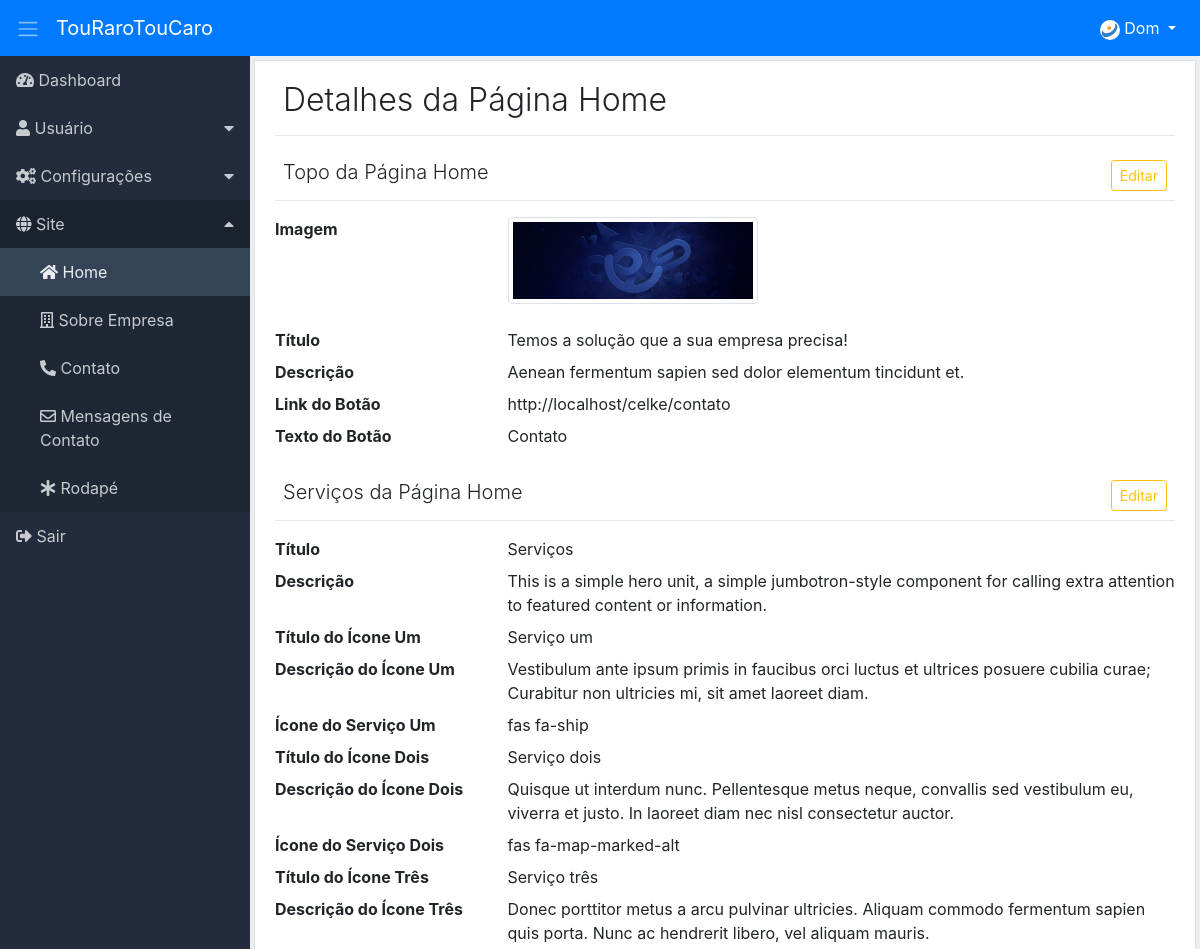
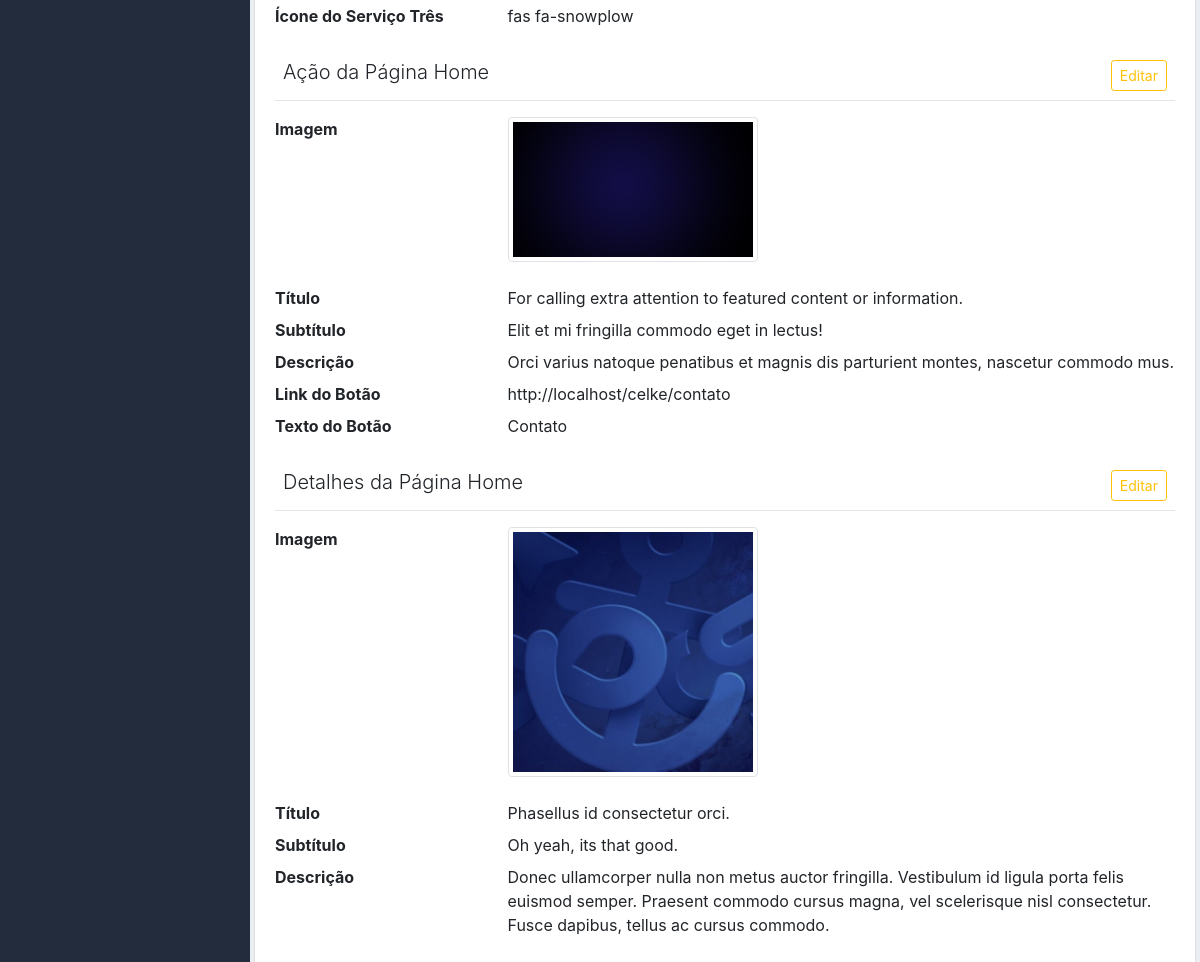
The app's page /adm/view-page-home/index (signed in) with its own data (2 pictures, top to bottom).
### tables this page shows
CREATE TABLE IF NOT EXISTS `sts_homes_tops` (
  `id` int NOT NULL AUTO_INCREMENT,
  `title_top` varchar(220) NOT NULL,
  `description_top` varchar(220) NOT NULL,
  `link_btn_top` varchar(220) NOT NULL,
  `txt_btn_top` varchar(44) NOT NULL,
  `image` varchar(220) NOT NULL,
  `created` datetime NOT NULL,
  `modified` datetime DEFAULT NULL,
  PRIMARY KEY (`id`)
);

CREATE TABLE IF NOT EXISTS `sts_homes_servs` (
  `id` int NOT NULL AUTO_INCREMENT,
  `title_serv` varchar(220) NOT NULL,
  `description_serv` varchar(220) NOT NULL,
  `icone_um_serv` varchar(44) NOT NULL,
  `titulo_um_serv` varchar(44) NOT NULL,
  `description_um_serv` varchar(220) NOT NULL,
  `icone_dois_serv` varchar(44) NOT NULL,
  `titulo_dois_serv` varchar(44) NOT NULL,
  `description_dois_serv` varchar(220) NOT NULL,
  `icone_tres_serv` varchar(44) NOT NULL,
  `titulo_tres_serv` varchar(44) NOT NULL,
  `description_tres_serv` varchar(220) NOT NULL,
  `created` datetime NOT NULL,
  `modified` datetime DEFAULT NULL,
  PRIMARY KEY (`id`)
);

CREATE TABLE IF NOT EXISTS `sts_homes_actions` (
  `id` int NOT NULL AUTO_INCREMENT,
  `title_action` varchar(220) NOT NULL,
  `subtitle_action` varchar(220) NOT NULL,
  `description_action` varchar(220) NOT NULL,
  `link_btn_action` varchar(220) NOT NULL,
  `txt_btn_action` varchar(40) NOT NULL,
  `image` varchar(220) NOT NULL,
  `created` datetime NOT NULL,
  `modified` datetime DEFAULT NULL,
  PRIMARY KEY (`id`)
);

CREATE TABLE IF NOT EXISTS `sts_homes_dets` (
  `id` int NOT NULL AUTO_INCREMENT,
  `title_det` varchar(220) NOT NULL,
  `subtitle_det` varchar(220) NOT NULL,
  `description_det` text NOT NULL,
  `image` varchar(220) NOT NULL,
  `created` datetime NOT NULL,
  `modified` datetime DEFAULT NULL,
  PRIMARY KEY (`id`)
);

### adm/app/sts/Views/home/viewHome.php (the view, shortened to what the rows shown need)
<div class="content p-1">
    <div class="list-group-item">
        <div class="d-flex">
            <div class="mr-auto p-2">
                <h2 class="display-4 title">Detalhes da Página Home</h2>
            </div>
        </div>
        <div class="d-flex">
            <div class="mr-auto p-2">
                <h2 class="lead">Topo da Página Home</h2>
            </div>
        </div>
        <?php
        if (!empty($this->dados['viewHomeTop'][0])) {
            extract($this->dados['viewHomeTop'][0]);
            ?>
            <dl class="row">
                <?php
                if (!empty($image) AND (file_exists("app/sts/assets/image/home_top/$image"))) {
                    $image = URLADM . "app/sts/assets/image/home_top/$image";
                } else {
                    $image = URLADM . "app/sts/assets/image/home_top/icon_home_top.png";
                }
                ?>
                <dt class="col-sm-3">Imagem</dt>
                <dd class="col-sm-9 mb-4">
                    <div class="img-edit">
                        <img src="<?php echo $image; ?>" alt="<?php echo $title_top; ?>" class="img-thumbnail view-img-size-sts">
                    </div>
                </dd>
                <dt class="col-sm-3">Título</dt>
                <dd class="col-sm-9"><?php echo $title_top; ?></dd>
                <dt class="col-sm-3">Descrição</dt>
                <dd class="col-sm-9"><?php echo $description_top; ?></dd>
                <dt class="col-sm-3">Link do Botão</dt>
                <dd class="col-sm-9"><?php echo $link_btn_top; ?></dd>
                <dt class="col-sm-3">Texto do Botão</dt>
                <dd class="col-sm-9"><?php echo $txt_btn_top; ?></dd>
            </dl>
            <?php
        }
        ?>
        <div class="d-flex">
            <div class="mr-auto p-2">
                <h2 class="lead">Serviços da Página Home</h2>
            </div>
        </div>
        <?php
        if (!empty($this->dados['viewHomeServ'][0])) {
            extract($this->dados['viewHomeServ'][0]);
            ?>
            <dl class="row">
                <dt class="col-sm-3">Título</dt>
                <dd class="col-sm-9"><?php echo $title_serv; ?></dd>
                <dt class="col-sm-3">Descrição</dt>
                <dd class="col-sm-9"><?php echo $description_serv; ?></dd>
                <dt class="col-sm-3">Título do Ícone Um</dt>
                <dd class="col-sm-9"><?php echo $titulo_um_serv; ?></dd>
                <dt class="col-sm-3">Descrição do Ícone Um</dt>
                <dd class="col-sm-9"><?php echo $description_um_serv; ?></dd>
                <dt class="col-sm-3">Ícone do Serviço Um</dt>
                <dd class="col-sm-9"><?php echo $icone_um_serv; ?></dd>
                <dt class="col-sm-3">Título do Ícone Dois</dt>
                <dd class="col-sm-9"><?php echo $titulo_dois_serv; ?></dd>
                <dt class="col-sm-3">Descrição do Ícone Dois</dt>
                <dd class="col-sm-9"><?php echo $description_dois_serv; ?></dd>
                <dt class="col-sm-3">Ícone do Serviço Dois</dt>
                <dd class="col-sm-9"><?php echo $icone_dois_serv; ?></dd>
                <dt class="col-sm-3">Título do Ícone Três</dt>
                <dd class="col-sm-9"><?php echo $titulo_tres_serv; ?></dd>
                <dt class="col-sm-3">Descrição do Ícone Três</dt>
                <dd class="col-sm-9"><?php echo $description_tres_serv; ?></dd>
                <dt class="col-sm-3">Ícone do Serviço Três</dt>
                <dd class="col-sm-9"><?php echo $icone_tres_serv; ?></dd>
            </dl>
            <?php
        }
        ?>
        <div class="d-flex">
            <div class="mr-auto p-2">
                <h2 class="lead">Ação da Página Home</h2>
            </div>
        </div>
        <?php
        if (!empty($this->dados['viewHomeAction'][0])) {
            extract($this->dados['viewHomeAction'][0]);
            ?>
            <dl class="row">
                <?php
                if (!empty($image) AND (file_exists("app/sts/assets/image/home_action/$image"))) {
                    $image = URLADM . "app/sts/assets/image/home_action/$image";
                } else {
                    $image = URLADM . "app/sts/assets/image/home_action/icon_chamada_acao.png";
                }
                ?>
                <dt class="col-sm-3">Imagem</dt>
                <dd class="col-sm-9 mb-4">
                    <div class="img-edit">
                        <img src="<?php echo $image; ?>" alt="<?php echo $title_action; ?>" class="img-thumbnail view-img-size-sts">
                    </div>
                </dd>
                <dt class="col-sm-3">Título</dt>
                <dd class="col-sm-9"><?php echo $title_action; ?></dd>
                <dt class="col-sm-3">Subtítulo</dt>
                <dd class="col-sm-9"><?php echo $subtitle_action; ?></dd>
                <dt class="col-sm-3">Descrição</dt>
                <dd class="col-sm-9"><?php echo $description_action; ?></dd>
                <dt class="col-sm-3">Link do Botão</dt>
                <dd class="col-sm-9"><?php echo $link_btn_action; ?></dd>
                <dt class="col-sm-3">Texto do Botão</dt>
                <dd class="col-sm-9"><?php echo $txt_btn_action; ?></dd>
            </dl>
            <?php
        }
        ?>
        <div class="d-flex">
            <div class="mr-auto p-2">
                <h2 class="lead">Detalhes da Página Home</h2>
            </div>
        </div>
        <?php
        if (!empty($this->dados['viewHomeDet'][0])) {
            extract($this->dados['viewHomeDet'][0]);
            ?>
            <dl class="row">
                <?php
                if (!empty($image) AND (file_exists("app/sts/assets/image/home_det/$image"))) {
                    $image = URLADM . "app/sts/assets/image/home_det/$image";
                } else {
                    $image = URLADM . "app/sts/assets/image/home_det/icon_detalhes_servico.png";
                }
                ?>
                <dt class="col-sm-3">Imagem</dt>
                <dd class="col-sm-9 mb-4">
                    <div class="img-edit">
                        <img src="<?php echo $image; ?>" alt="<?php echo $title_action; ?>" class="img-thumbnail view-img-size-sts">
                    </div>
                </dd>
                <dt class="col-sm-3">Título</dt>
                <dd class="col-sm-9"><?php echo $title_det; ?></dd>
                <dt class="col-sm-3">Subtítulo</dt>
                <dd class="col-sm-9"><?php echo $subtitle_det; ?></dd>
                <dt class="col-sm-3">Descrição</dt>
                <dd class="col-sm-9"><?php echo $description_det; ?></dd>
            </dl>
            <?php
        }
        ?>
    </div>
</div>

### records on screen
sts_homes_tops: image (picture), title_top "Temos a solução que a sua empresa precisa!", description_top "Aenean fermentum sapien sed dolor elementum tincidunt et.", link_btn_top "http://localhost/celke/contato", txt_btn_top "Contato"
sts_homes_servs: title_serv "Serviços", description_serv "This is a simple hero unit, a simple jumbotron-style component for calling extra attention to featured content or information.", titulo_um_serv "Serviço um", description_um_serv "Vestibulum ante ipsum primis in faucibus orci luctus et ultrices posuere cubilia curae; Curabitur non ultricies mi, sit amet laoreet diam.", icone_um_serv "fas fa-ship", titulo_dois_serv "Serviço dois", description_dois_serv "Quisque ut interdum nunc. Pellentesque metus neque, convallis sed vestibulum eu, viverra et justo. In laoreet diam nec nisl consectetur auctor.", icone_dois_serv "fas fa-map-marked-alt", titulo_tres_serv "Serviço três", description_tres_serv "Donec porttitor metus a arcu pulvinar ultricies. Aliquam commodo fermentum sapien quis porta. Nunc ac hendrerit libero, vel aliquam mauris.", icone_tres_serv "fas fa-snowplow"
sts_homes_actions: image (picture), title_action "For calling extra attention to featured content or information.", subtitle_action "Elit et mi fringilla commodo eget in lectus!", description_action "Orci varius natoque penatibus et magnis dis parturient montes, nascetur commodo mus.", link_btn_action "http://localhost/celke/contato", txt_btn_action "Contato"
sts_homes_dets: image (picture), title_det "Phasellus id consectetur orci.", subtitle_det "Oh yeah, its that good.", description_det "Donec ullamcorper nulla non metus auctor fringilla. Vestibulum id ligula porta felis euismod semper. Praesent commodo cursus magna, vel scelerisque nisl consectetur. Fusce dapibus, tellus ac cursus commodo."

### other values on screen
$name[0] "Dom"
$name_page "Dashboard"
$name_itm_men "Usuário"
$name_itm_men "Configurações"
$name_itm_men "Site"
$name_page "Home"
$name_page "Sobre Empresa"
$name_page "Contato"
$name_page "Mensagens de Contato"
$name_page "Rodapé"
$name_page "Sair"
